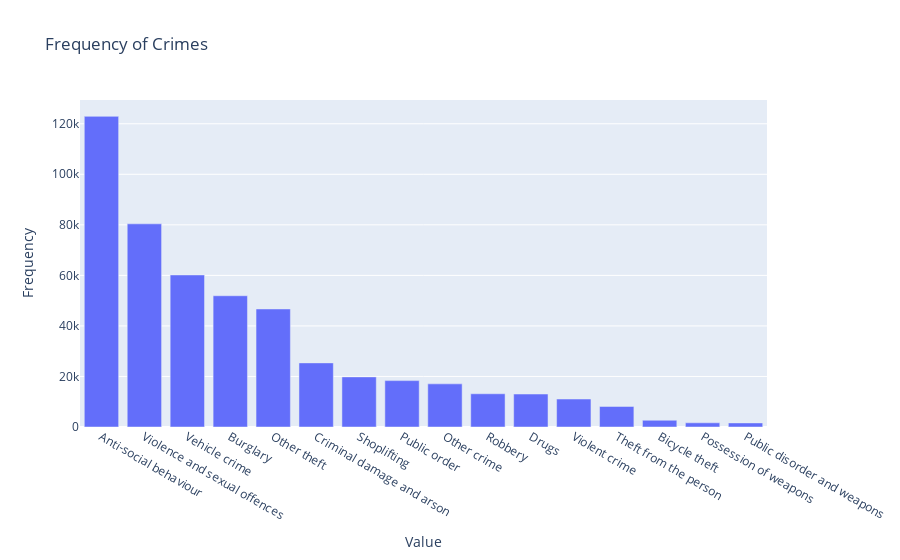

The notebook cell this image was saved under:
### Code cell
crimes = barnet['Crime type'].value_counts()

# create a bar chart of the counts using Plotly
fig = go.Figure(data=[go.Bar(x=crimes.index, y=crimes.values)])

# add labels and title
fig.update_layout(xaxis_title='Value', yaxis_title='Frequency', title='Frequency of Crimes')

# show the plot
fig.show()

### Figure 1 — Plotly figure (JSON) as saved in the notebook; plotly's stock layout.template omitted (floating-point values rounded to 4 significant figures)
{"data": [{"type": "bar", "x": ["Anti-social behaviour", "Violence and sexual offences", "Vehicle crime", "Burglary", "Other theft", "Criminal damage and arson", "Shoplifting", "Public order", "Other crime", "Robbery", "Drugs", "Violent crime", "Theft from the person", "Bicycle theft", "Possession of weapons", "Public disorder and weapons"], "y": [122929, 80393, 60172, 51932, 46707, 25375, 19831, 18357, 17066, 13151, 13046, 11072, 8134, 2670, 1660, 1615]}], "layout": {"title": {"text": "Frequency of Crimes"}, "xaxis": {"title": {"text": "Value"}}, "yaxis": {"title": {"text": "Frequency"}}}}
